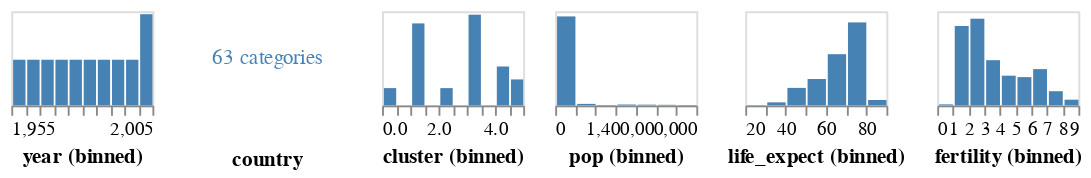

Notebook cell for this chart:
### Markdown cell above
## Interaction Techniques
Let's get familiar with the dataset a bit more. To do this, we'll use altair expresses visualization library to visualize our data.

The profile function provides a quick api to visualize the columns of vour dataframe and help us find areas that might be more interesting to look at.

### Code cell
columns = df.columns # returns list of column names ["year","country"...]
alx.highlight_brush() + alx.profile(df,vars=columns)

### Figure 1 — Vega-Lite specification as saved in the notebook (floating-point values rounded to 4 significant figures; data arrays with more than 128 entries replaced by an {"elided": "..."} marker saying what was removed)
{"config": {"view": {"continuousWidth": 400, "continuousHeight": 300}}, "hconcat": [{"layer": [{"mark": {"type": "bar", "color": "steelblue", "cursor": "crosshair"}, "encoding": {"color": {"value": "lightgray"}, "x": {"axis": {}, "bin": {"maxbins": 10}, "field": "year", "scale": {}, "type": "quantitative"}, "y": {"aggregate": "count", "axis": null, "type": "quantitative"}}, "name": "view_2"}, {"mark": {"type": "bar", "color": "steelblue", "cursor": "crosshair"}, "encoding": {"x": {"axis": {}, "bin": {"maxbins": 10}, "field": "year", "scale": {}, "type": "quantitative"}, "y": {"aggregate": "count", "axis": null, "type": "quantitative"}}, "transform": [{"filter": {"param": "ALX_SELECTION_drag_FILTER"}}]}], "height": 50, "width": 75}, {"layer": [{"data": {"name": "data-faf450a5769600bf56a036284e27756b"}, "mark": {"type": "text", "cursor": "crosshair", "dy": 54, "fill": "black", "fontWeight": "bold", "text": "country"}, "encoding": {"color": {"condition": {"value": "steelblue", "param": "ALX_SELECTION_drag_FILTER"}, "value": "lightgray"}}, "name": "view_1"}, {"data": {"name": "data-faf450a5769600bf56a036284e27756b"}, "mark": {"type": "text", "cursor": "crosshair", "text": "63 categories"}, "encoding": {"color": {"condition": {"value": "steelblue", "param": "ALX_SELECTION_drag_FILTER"}, "value": "lightgray"}}}], "height": 50, "width": 90}, {"layer": [{"mark": {"type": "bar", "color": "steelblue", "cursor": "crosshair"}, "encoding": {"color": {"value": "lightgray"}, "x": {"axis": {}, "bin": {"maxbins": 10}, "field": "cluster", "scale": {}, "type": "quantitative"}, "y": {"aggregate": "count", "axis": null, "type": "quantitative"}}, "name": "view_3"}, {"mark": {"type": "bar", "color": "steelblue", "cursor": "crosshair"}, "encoding": {"x": {"axis": {}, "bin": {"maxbins": 10}, "field": "cluster", "scale": {}, "type": "quantitative"}, "y": {"aggregate": "count", "axis": null, "type": "quantitative"}}, "transform": [{"filter": {"param": "ALX_SELECTION_drag_FILTER"}}]}], "height": 50, "width": 75}, {"layer": [{"mark": {"type": "bar", "color": "steelblue", "cursor": "crosshair"}, "encoding": {"color": {"value": "lightgray"}, "x": {"axis": {}, "bin": {"maxbins": 10}, "field": "pop", "scale": {}, "type": "quantitative"}, "y": {"aggregate": "count", "axis": null, "type": "quantitative"}}, "name": "view_4"}, {"mark": {"type": "bar", "color": "steelblue", "cursor": "crosshair"}, "encoding": {"x": {"axis": {}, "bin": {"maxbins": 10}, "field": "pop", "scale": {}, "type": "quantitative"}, "y": {"aggregate": "count", "axis": null, "type": "quantitative"}}, "transform": [{"filter": {"param": "ALX_SELECTION_drag_FILTER"}}]}], "height": 50, "width": 75}, {"layer": [{"mark": {"type": "bar", "color": "steelblue", "cursor": "crosshair"}, "encoding": {"color": {"value": "lightgray"}, "x": {"axis": {}, "bin": {"maxbins": 10}, "field": "life_expect", "scale": {}, "type": "quantitative"}, "y": {"aggregate": "count", "axis": null, "type": "quantitative"}}, "name": "view_5"}, {"mark": {"type": "bar", "color": "steelblue", "cursor": "crosshair"}, "encoding": {"x": {"axis": {}, "bin": {"maxbins": 10}, "field": "life_expect", "scale": {}, "type": "quantitative"}, "y": {"aggregate": "count", "axis": null, "type": "quantitative"}}, "transform": [{"filter": {"param": "ALX_SELECTION_drag_FILTER"}}]}], "height": 50, "width": 75}, {"layer": [{"mark": {"type": "bar", "color": "steelblue", "cursor": "crosshair"}, "encoding": {"color": {"value": "lightgray"}, "x": {"axis": {}, "bin": {"maxbins": 10}, "field": "fertility", "scale": {}, "type": "quantitative"}, "y": {"aggregate": "count", "axis": null, "type": "quantitative"}}, "name": "view_6"}, {"mark": {"type": "bar", "color": "steelblue", "cursor": "crosshair"}, "encoding": {"x": {"axis": {}, "bin": {"maxbins": 10}, "field": "fertility", "scale": {}, "type": "quantitative"}, "y": {"aggregate": "count", "axis": null, "type": "quantitative"}}, "transform": [{"filter": {"param": "ALX_SELECTION_drag_FILTER"}}]}], "height": 50, "width": 75}], "data": {"name": "data-89be1acdd14c7effd56f4dd0fabf92c3"}, "params": [{"name": "ALX_SELECTION_drag_FILTER", "select": {"type": "interval", "encodings": ["x", "y"]}, "views": ["view_2", "view_1", "view_3", "view_4", "view_5", "view_6"]}], "spacing": 15, "$schema": "https://vega.github.io/schema/vega-lite/v5.2.0.json", "datasets": {"data-89be1acdd14c7effd56f4dd0fabf92c3": {"elided": "693 records"}, "data-faf450a5769600bf56a036284e27756b": [{"col": "value"}]}}
